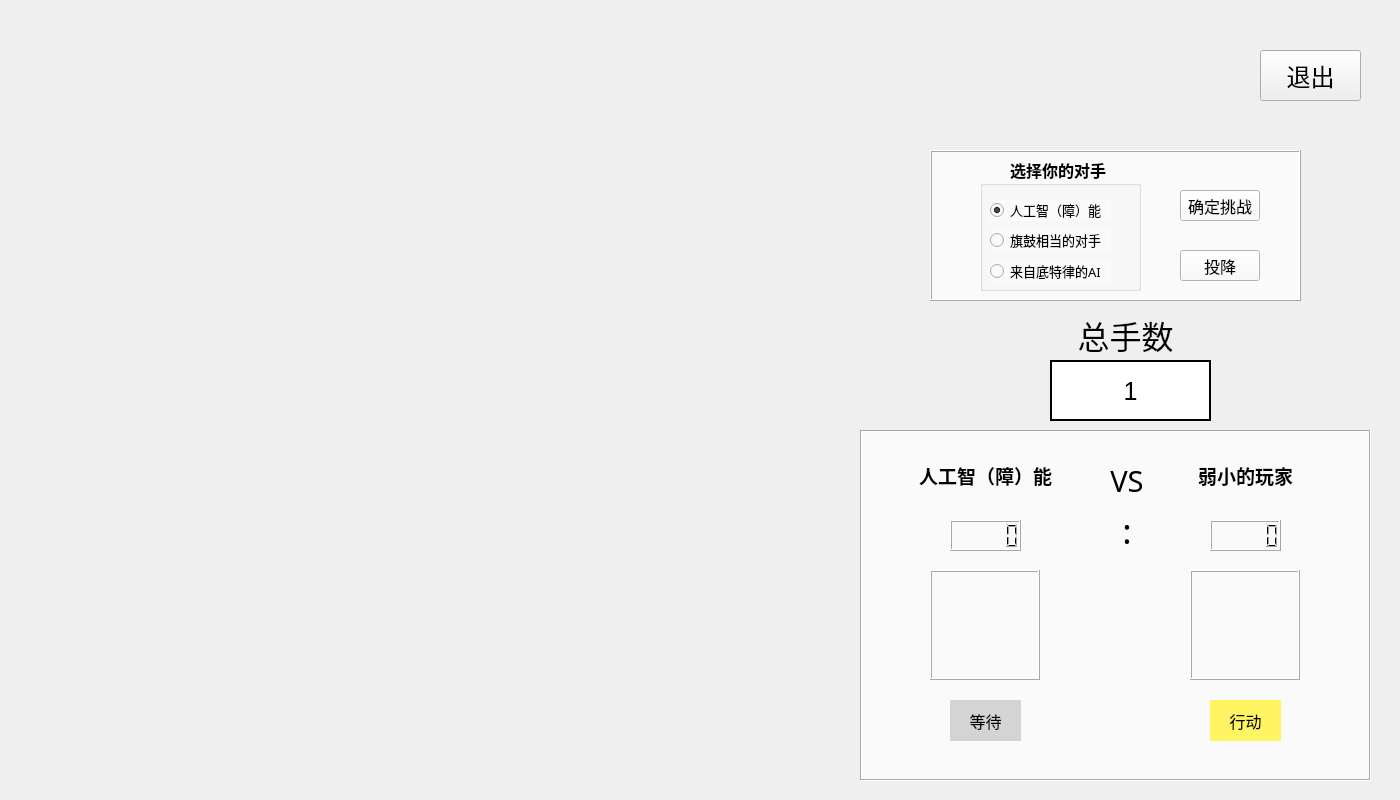
<?xml version="1.0" encoding="UTF-8"?>
<ui version="4.0">
 <class>PvEGamePage</class>
 <widget class="QWidget" name="PvEGamePage">
  <property name="geometry">
   <rect>
    <x>0</x>
    <y>0</y>
    <width>1400</width>
    <height>800</height>
   </rect>
  </property>
  <property name="sizePolicy">
   <sizepolicy hsizetype="Fixed" vsizetype="Fixed">
    <horstretch>0</horstretch>
    <verstretch>0</verstretch>
   </sizepolicy>
  </property>
  <property name="windowTitle">
   <string>Form</string>
  </property>
  <widget class="QWidget" name="PVEHeader" native="true">
   <property name="geometry">
    <rect>
     <x>930</x>
     <y>40</y>
     <width>291</width>
     <height>71</height>
    </rect>
   </property>
   <property name="styleSheet">
    <string notr="true">background-image:url(:/pic/AIBackground.png)</string>
   </property>
  </widget>
  <widget class="QTextBrowser" name="PVESteps">
   <property name="geometry">
    <rect>
     <x>1050</x>
     <y>360</y>
     <width>161</width>
     <height>61</height>
    </rect>
   </property>
   <property name="cursor" stdset="0">
    <cursorShape>ArrowCursor</cursorShape>
   </property>
   <property name="styleSheet">
    <string notr="true"/>
   </property>
   <property name="frameShape">
    <enum>QFrame::Box</enum>
   </property>
   <property name="frameShadow">
    <enum>QFrame::Plain</enum>
   </property>
   <property name="lineWidth">
    <number>2</number>
   </property>
   <property name="autoFormatting">
    <set>QTextEdit::AutoAll</set>
   </property>
   <property name="html">
    <string>&lt;!DOCTYPE HTML PUBLIC &quot;-//W3C//DTD HTML 4.0//EN&quot; &quot;http://www.w3.org/TR/REC-html40/strict.dtd&quot;&gt;
&lt;html&gt;&lt;head&gt;&lt;meta name=&quot;qrichtext&quot; content=&quot;1&quot; /&gt;&lt;meta charset=&quot;utf-8&quot; /&gt;&lt;style type=&quot;text/css&quot;&gt;
p, li { white-space: pre-wrap; }
hr { height: 1px; border-width: 0; }
li.unchecked::marker { content: &quot;\2610&quot;; }
li.checked::marker { content: &quot;\2612&quot;; }
&lt;/style&gt;&lt;/head&gt;&lt;body style=&quot; font-family:'Microsoft YaHei UI'; font-size:9pt; font-weight:400; font-style:normal;&quot;&gt;
&lt;p align=&quot;center&quot; style=&quot; margin-top:0px; margin-bottom:0px; margin-left:0px; margin-right:0px; -qt-block-indent:0; text-indent:0px; line-height:40px;&quot;&gt;&lt;span style=&quot; font-size:25px;&quot;&gt;1&lt;/span&gt;&lt;/p&gt;&lt;/body&gt;&lt;/html&gt;</string>
   </property>
  </widget>
  <widget class="QFrame" name="frameMode">
   <property name="geometry">
    <rect>
     <x>930</x>
     <y>150</y>
     <width>371</width>
     <height>151</height>
    </rect>
   </property>
   <property name="styleSheet">
    <string notr="true">background-color:rgb(250, 250, 250)</string>
   </property>
   <property name="frameShape">
    <enum>QFrame::Box</enum>
   </property>
   <property name="frameShadow">
    <enum>QFrame::Raised</enum>
   </property>
   <widget class="QPushButton" name="PVESelect">
    <property name="geometry">
     <rect>
      <x>250</x>
      <y>40</y>
      <width>80</width>
      <height>31</height>
     </rect>
    </property>
    <property name="font">
     <font>
      <family>楷体</family>
      <pointsize>12</pointsize>
     </font>
    </property>
    <property name="cursor">
     <cursorShape>PointingHandCursor</cursorShape>
    </property>
    <property name="styleSheet">
     <string notr="true">QPushButton:{background-color:rgb(212, 212, 212);}
QPushButton:hover{background-color:rgb(240, 240, 240);}</string>
    </property>
    <property name="text">
     <string>确定挑战</string>
    </property>
    <property name="autoDefault">
     <bool>true</bool>
    </property>
    <property name="default">
     <bool>false</bool>
    </property>
   </widget>
   <widget class="QPushButton" name="PVESurrender">
    <property name="enabled">
     <bool>true</bool>
    </property>
    <property name="geometry">
     <rect>
      <x>250</x>
      <y>100</y>
      <width>80</width>
      <height>31</height>
     </rect>
    </property>
    <property name="font">
     <font>
      <family>楷体</family>
      <pointsize>12</pointsize>
     </font>
    </property>
    <property name="cursor">
     <cursorShape>PointingHandCursor</cursorShape>
    </property>
    <property name="styleSheet">
     <string notr="true">QPushButton:{background-color:rgb(212, 212, 212);}
QPushButton:hover{background-color:rgb(240, 240, 240);}</string>
    </property>
    <property name="text">
     <string>投降</string>
    </property>
    <property name="autoDefault">
     <bool>true</bool>
    </property>
    <property name="default">
     <bool>false</bool>
    </property>
    <property name="flat">
     <bool>false</bool>
    </property>
   </widget>
   <widget class="QLabel" name="label_2">
    <property name="geometry">
     <rect>
      <x>80</x>
      <y>4</y>
      <width>101</width>
      <height>31</height>
     </rect>
    </property>
    <property name="font">
     <font>
      <family>楷体</family>
      <pointsize>12</pointsize>
      <italic>false</italic>
      <bold>true</bold>
     </font>
    </property>
    <property name="styleSheet">
     <string notr="true">font:bold</string>
    </property>
    <property name="text">
     <string>选择你的对手</string>
    </property>
   </widget>
   <widget class="QGroupBox" name="PVEGroupBox">
    <property name="geometry">
     <rect>
      <x>50</x>
      <y>30</y>
      <width>161</width>
      <height>111</height>
     </rect>
    </property>
    <property name="title">
     <string/>
    </property>
    <widget class="QRadioButton" name="radioButton_6">
     <property name="geometry">
      <rect>
       <x>10</x>
       <y>80</y>
       <width>121</width>
       <height>22</height>
      </rect>
     </property>
     <property name="font">
      <font>
       <family>微软雅黑</family>
       <pointsize>10</pointsize>
      </font>
     </property>
     <property name="text">
      <string>来自底特律的AI</string>
     </property>
    </widget>
    <widget class="QRadioButton" name="radioButton_4">
     <property name="geometry">
      <rect>
       <x>10</x>
       <y>19</y>
       <width>121</width>
       <height>22</height>
      </rect>
     </property>
     <property name="font">
      <font>
       <family>微软雅黑</family>
       <pointsize>10</pointsize>
      </font>
     </property>
     <property name="text">
      <string>人工智（障）能</string>
     </property>
     <property name="checked">
      <bool>true</bool>
     </property>
    </widget>
    <widget class="QRadioButton" name="radioButton_5">
     <property name="geometry">
      <rect>
       <x>10</x>
       <y>49</y>
       <width>121</width>
       <height>22</height>
      </rect>
     </property>
     <property name="font">
      <font>
       <family>微软雅黑</family>
       <pointsize>10</pointsize>
      </font>
     </property>
     <property name="text">
      <string>旗鼓相当的对手</string>
     </property>
    </widget>
   </widget>
  </widget>
  <widget class="QLabel" name="label">
   <property name="geometry">
    <rect>
     <x>1060</x>
     <y>310</y>
     <width>131</width>
     <height>51</height>
    </rect>
   </property>
   <property name="font">
    <font>
     <family>华文行楷</family>
     <pointsize>24</pointsize>
    </font>
   </property>
   <property name="styleSheet">
    <string notr="true"/>
   </property>
   <property name="text">
    <string>总手数</string>
   </property>
   <property name="textFormat">
    <enum>Qt::RichText</enum>
   </property>
   <property name="alignment">
    <set>Qt::AlignCenter</set>
   </property>
  </widget>
  <widget class="QFrame" name="frameScore">
   <property name="enabled">
    <bool>true</bool>
   </property>
   <property name="geometry">
    <rect>
     <x>860</x>
     <y>430</y>
     <width>511</width>
     <height>351</height>
    </rect>
   </property>
   <property name="styleSheet">
    <string notr="true">background-color:rgb(250, 250, 250)</string>
   </property>
   <property name="frameShape">
    <enum>QFrame::Box</enum>
   </property>
   <property name="frameShadow">
    <enum>QFrame::Sunken</enum>
   </property>
   <widget class="QLabel" name="PVEPlayer">
    <property name="geometry">
     <rect>
      <x>310</x>
      <y>20</y>
      <width>151</width>
      <height>51</height>
     </rect>
    </property>
    <property name="font">
     <font>
      <family>楷体</family>
      <pointsize>14</pointsize>
      <italic>false</italic>
      <bold>true</bold>
     </font>
    </property>
    <property name="styleSheet">
     <string notr="true">font:bold</string>
    </property>
    <property name="text">
     <string>弱小的玩家</string>
    </property>
    <property name="alignment">
     <set>Qt::AlignCenter</set>
    </property>
   </widget>
   <widget class="QLabel" name="PVEAI">
    <property name="geometry">
     <rect>
      <x>50</x>
      <y>20</y>
      <width>151</width>
      <height>51</height>
     </rect>
    </property>
    <property name="font">
     <font>
      <family>楷体</family>
      <pointsize>14</pointsize>
      <italic>false</italic>
      <bold>true</bold>
     </font>
    </property>
    <property name="styleSheet">
     <string notr="true">font:bold</string>
    </property>
    <property name="text">
     <string>人工智（障）能</string>
    </property>
    <property name="alignment">
     <set>Qt::AlignCenter</set>
    </property>
   </widget>
   <widget class="QFrame" name="PVEAIMan">
    <property name="geometry">
     <rect>
      <x>70</x>
      <y>140</y>
      <width>110</width>
      <height>110</height>
     </rect>
    </property>
    <property name="styleSheet">
     <string notr="true">border-image:url(:/pic/white.png)</string>
    </property>
    <property name="frameShape">
     <enum>QFrame::Box</enum>
    </property>
    <property name="frameShadow">
     <enum>QFrame::Raised</enum>
    </property>
   </widget>
   <widget class="QLabel" name="label_5">
    <property name="geometry">
     <rect>
      <x>240</x>
      <y>30</y>
      <width>54</width>
      <height>41</height>
     </rect>
    </property>
    <property name="font">
     <font>
      <family>Imprint MT Shadow</family>
      <pointsize>22</pointsize>
     </font>
    </property>
    <property name="text">
     <string>VS</string>
    </property>
    <property name="alignment">
     <set>Qt::AlignCenter</set>
    </property>
   </widget>
   <widget class="QLCDNumber" name="PVEAIScore">
    <property name="geometry">
     <rect>
      <x>90</x>
      <y>90</y>
      <width>71</width>
      <height>31</height>
     </rect>
    </property>
   </widget>
   <widget class="QLCDNumber" name="PVEPlayerScore">
    <property name="geometry">
     <rect>
      <x>350</x>
      <y>90</y>
      <width>71</width>
      <height>31</height>
     </rect>
    </property>
   </widget>
   <widget class="QLabel" name="label_6">
    <property name="geometry">
     <rect>
      <x>240</x>
      <y>80</y>
      <width>54</width>
      <height>41</height>
     </rect>
    </property>
    <property name="font">
     <font>
      <family>Imprint MT Shadow</family>
      <pointsize>26</pointsize>
     </font>
    </property>
    <property name="text">
     <string>:</string>
    </property>
    <property name="alignment">
     <set>Qt::AlignCenter</set>
    </property>
   </widget>
   <widget class="QFrame" name="PVEPlayerMan">
    <property name="geometry">
     <rect>
      <x>330</x>
      <y>140</y>
      <width>110</width>
      <height>110</height>
     </rect>
    </property>
    <property name="styleSheet">
     <string notr="true">border-image:url(:/pic/black.png)</string>
    </property>
    <property name="frameShape">
     <enum>QFrame::Box</enum>
    </property>
    <property name="frameShadow">
     <enum>QFrame::Raised</enum>
    </property>
   </widget>
   <widget class="QLabel" name="PVEAIState">
    <property name="geometry">
     <rect>
      <x>90</x>
      <y>270</y>
      <width>71</width>
      <height>41</height>
     </rect>
    </property>
    <property name="font">
     <font>
      <family>楷体</family>
      <pointsize>12</pointsize>
     </font>
    </property>
    <property name="styleSheet">
     <string notr="true">background-color:rgb(212, 212, 212)</string>
    </property>
    <property name="text">
     <string>等待</string>
    </property>
    <property name="alignment">
     <set>Qt::AlignCenter</set>
    </property>
   </widget>
   <widget class="QLabel" name="PVEPlayerState">
    <property name="geometry">
     <rect>
      <x>350</x>
      <y>270</y>
      <width>71</width>
      <height>41</height>
     </rect>
    </property>
    <property name="font">
     <font>
      <family>楷体</family>
      <pointsize>12</pointsize>
     </font>
    </property>
    <property name="styleSheet">
     <string notr="true">background-color:rgb(255, 244, 97)</string>
    </property>
    <property name="text">
     <string>行动</string>
    </property>
    <property name="alignment">
     <set>Qt::AlignCenter</set>
    </property>
   </widget>
  </widget>
  <widget class="QPushButton" name="PVEQuit">
   <property name="geometry">
    <rect>
     <x>1260</x>
     <y>50</y>
     <width>101</width>
     <height>51</height>
    </rect>
   </property>
   <property name="font">
    <font>
     <family>楷体</family>
     <pointsize>18</pointsize>
    </font>
   </property>
   <property name="cursor">
    <cursorShape>PointingHandCursor</cursorShape>
   </property>
   <property name="text">
    <string>退出</string>
   </property>
   <property name="autoDefault">
    <bool>true</bool>
   </property>
   <property name="default">
    <bool>false</bool>
   </property>
  </widget>
 </widget>
 <layoutdefault spacing="4" margin="6"/>
 <resources/>
 <connections/>
</ui>
